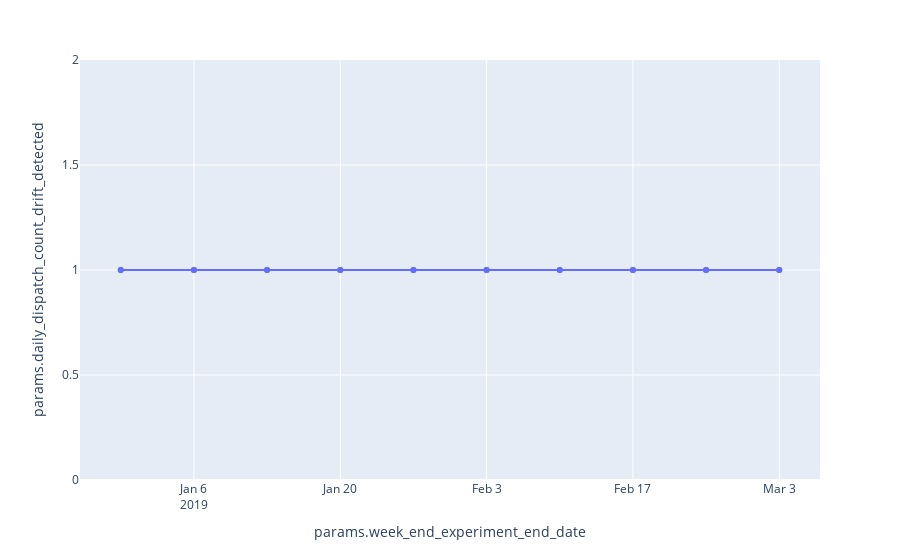

Notebook cell for this chart:
### Code cell
fig = px.line(drift_detected_experiment_results,  y='params.daily_dispatch_count_drift_detected', markers=True)
fig.show()

### Figure 1 — Plotly figure (JSON) as saved in the notebook; plotly's stock layout.template omitted (floating-point values rounded to 4 significant figures)
{"data": [{"hovertemplate": "params.week_end_experiment_end_date=%{x}<br>params.daily_dispatch_count_drift_detected=%{y}<extra></extra>", "legendgroup": "", "line": {"color": "#636efa", "dash": "solid"}, "marker": {"symbol": "circle"}, "mode": "lines+markers", "name": "", "orientation": "v", "showlegend": false, "type": "scatter", "x": ["2018-12-30 00:00:00", "2018-12-30 00:00:00", "2019-01-06 00:00:00", "2019-01-06 00:00:00", "2019-01-13 00:00:00", "2019-01-13 00:00:00", "2019-01-20 00:00:00", "2019-01-20 00:00:00", "2019-01-27 00:00:00", "2019-01-27 00:00:00", "2019-02-03 00:00:00", "2019-02-03 00:00:00", "2019-02-10 00:00:00", "2019-02-10 00:00:00", "2019-02-17 00:00:00", "2019-02-17 00:00:00", "2019-02-24 00:00:00", "2019-02-24 00:00:00", "2019-03-03 00:00:00", "2019-03-03 00:00:00"], "xaxis": "x", "y": [1, 1, 1, 1, 1, 1, 1, 1, 1, 1, 1, 1, 1, 1, 1, 1, 1, 1, 1, 1], "yaxis": "y"}], "layout": {"legend": {"tracegroupgap": 0}, "margin": {"t": 60}, "xaxis": {"anchor": "y", "domain": [0, 1], "title": {"text": "params.week_end_experiment_end_date"}}, "yaxis": {"anchor": "x", "domain": [0, 1], "title": {"text": "params.daily_dispatch_count_drift_detected"}}}}
